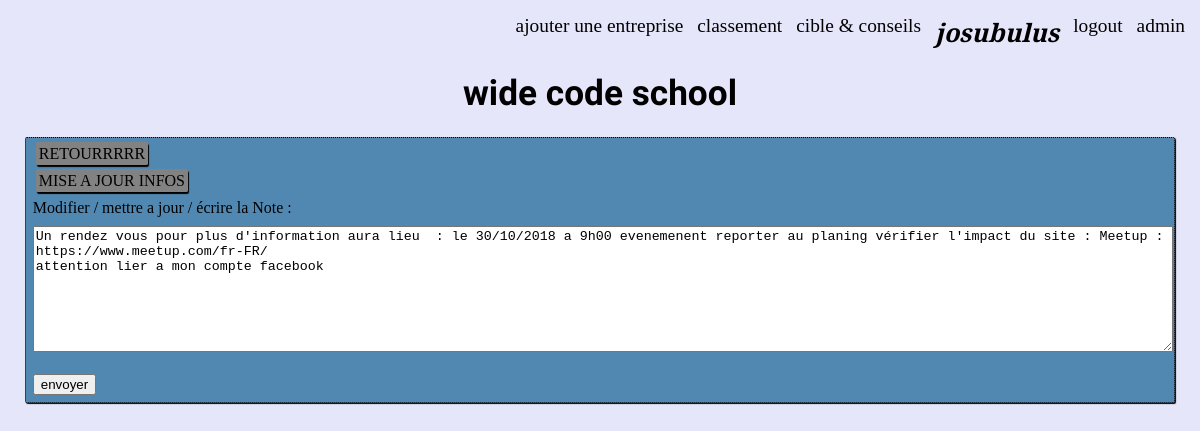
Screenshot of /notes.php?id_entreprise=30&page=note (signed in) with the database file from the repository.
### tables this page shows
CREATE TABLE `entreprises` (
  `id` int(11) NOT NULL,
  `nom` varchar(256) NOT NULL,
  `tel` varchar(256) NOT NULL,
  `mail` varchar(256) NOT NULL,
  `site` varchar(255) NOT NULL,
  `adresse` varchar(256) NOT NULL,
  `activite` varchar(256) DEFAULT NULL,
  `date_ajout` datetime DEFAULT NULL,
  `statut` int(11) NOT NULL,
  `statut_mail` int(11) NOT NULL,
  `date_mail` datetime DEFAULT NULL,
  `notes` text,
  `interret` int(11) NOT NULL DEFAULT '1',
  `id_membre` int(11) NOT NULL
);

### notes.php (the view, shortened to what this page needs)
<?php session_start();
if (isset($_SESSION['page']) && $_SESSION['page'] == 'login_ok')
{
?>
<!DOCTYPE html>
<html lang="fr" dir="ltr" />
  <head>
    <link rel="stylesheet" href="css/style.css" />
  </head>
  <body>
                  <?php include('include/login_bdd.php'); ?>
    <header>
      <nav>
        <?php include('include/nav.php'); ?>
      </nav>
<?php
if (isset($_GET['id_entreprise']) && !empty($_GET['id_entreprise']))
{
            $id_entreprise=intval($_GET['id_entreprise']);
          $req=$bdd->prepare('SELECT id,nom,tel,mail,site,adresse,activite,DATE_FORMAT(date_ajout,"%d / %m / %Y") date_affich,statut,statut_mail,DATE_FORMAT(date_mail,"%d / %m / %Y") date_email,notes,interret FROM entreprises WHERE id=:id_entreprise');
          $req->execute(array('id_entreprise'=>$id_entreprise));
          $info_entreprise=$req->fetch();
 ?>
      <h1><a href="<?php echo htmlspecialchars($info_entreprise['site']); ?>"><?php echo htmlspecialchars($info_entreprise['nom']); ?></a> </h1>
    </header>
    <section>
                    <?php
if (isset($_GET['suppr']) && $_GET['suppr'] ==1 && $_GET['id_entreprise'] == $info_entreprise['id']) {
              ?>
            <h2>Etes vous sur de vouloir supprimer : <?php echo $info_entreprise['nom'] ?> </h2>
              <a class="bouton_statut" href="notes_post.php?suppr=1&amp;id_entreprise=<?php echo $info_entreprise['id'] ?>">oui</a>
                <a class="bouton_statut" href="notes.php?id_entreprise= <?php echo $_GET['id_entreprise'] ?> ">non</a>
              <?php
            }
else {
                ?><div class="box_entreprises"><?php
                            if (isset($_GET['page']) && $_GET['page'] == 'update') {
                              ?>
                                        <h2>Mise a jours des données de l'entreprise</h2>
                                            <p> <em>Il faut remettre toute les données dans ce formulaire ! </em> </p>
                              <nav>
                                <p> <a class="bouton_statut" href="notes.php?id_entreprise=<?php echo $_GET['id_entreprise'] ?>"> RETOURRRRR </a> </p>
                                <p> <a class="bouton_statut" href="notes.php?id_entreprise=<?php echo $_GET['id_entreprise'] ?>&amp;page=note"> NOTES </a> </p>
                              </nav>
                              <form class="saisie_entreprise" action="notes_post.php" method="POST">
                                    <p><label for="nom">Nom de l'entreprise</label> <br /> <input type="text" value= "<?php echo htmlspecialchars($info_entreprise['nom']); ?>" name="nom" id="nom"   required="required" /></p>
                                    <p><label for="tel">tel de l'entreprise</label> <br /> <input type="text" value= "<?php echo htmlspecialchars($info_entreprise['tel']); ?>" name="tel"id="tel" required="required"/></p>
                                    <p><label for="mail">mail de l'entreprise</label> <br /> <input type="text" name="mail"id="mail"   value="<?php echo htmlspecialchars($info_entreprise['mail']); ?>" required="required"/></p>
                                    <p><label for="mail">site de l'entreprise</label> <br /> <input type="text" name="site"id="site"   value="<?php echo htmlspecialchars($info_entreprise['site']); ?>" required="required"/></p>
                                    <p><label for="activite">activité</label><br /><textarea name="activite" rows="4" cols="40" id="activite" required="required" ><?php echo htmlspecialchars(trim($info_entreprise['activite'])); ?></textarea></p>
                                    <p><label for="adresse">adresse de l'entreprise</label> <br /> <textarea name="adresse" id="adresse" required="required" rows="8" cols="80"><?php echo htmlspecialchars(trim($info_entreprise['adresse'])); ?></textarea></p>
                                    <p> <input type="text" name="id_entreprise" id="hide" value="<?php echo htmlspecialchars($info_entreprise['id']); ?>"> </p>
                                    <p><input type="submit" name="valider" value="envoyer" /> </p>
                              </form>
                              <?php
                            }
                            else {?>
                  <?php
                    if (isset($_GET['page']) && $_GET['page'] == 'note') {
                      ?>
                      <nav>
                        <p> <a class="bouton_statut" href="notes.php?id_entreprise=<?php echo $_GET['id_entreprise'] ?>"> RETOURRRRR </a> </p>
                        <p> <a class="bouton_statut" href="notes.php?id_entreprise=<?php echo $_GET['id_entreprise'] ?>&amp;page=update"> MISE A JOUR INFOS </a> </p>
                      </nav>
                      <form action="notes_post.php" method="post">
                            <p> <label for="notes">Modifier / mettre a jour / écrire la Note : </label> </p>
                            <p> <textarea name="notes" rows="8" cols="80"><?php echo trim($info_entreprise['notes']); ?></textarea> </p>
                            <p> <input type="text" name="id_entreprise" id="hide" value="<?php echo htmlspecialchars($info_entreprise['id']); ?>"> </p>
                            <p> <input type="submit" name="envoyer" value="envoyer" /> </p>
                      </form>
                    <?php }?>
              <?php } ?>
        <?php }  ?>
<?php }  ?>
    </section>
  </body>
</html>
<?php
}
else {
  header('location:inscription.php');
}
?>

### css/style.css (style rules this page uses)
body { background-color: rgb(230,230,250); font-family: 'EB Garamond'; font-size: 1.1em; }
h1 { text-align: center; font-family: 'Hind Siliguri', sans-serif; }
p { font-size: 1.3em; padding: 2px; margin: 5px; }
a { color:black; text-decoration: none; }
.saisie_entreprise table tr td input,textarea { width: 100%; }
label { font-size: 1,5em; }
.bouton_statut { border:1px rgba(0,0,0,0) solid; border-radius: 2px; padding: 2px; margin:auto; margin-left: 3px; background-color: rgb(130,130,130); box-shadow: 1px 2px 1px black; text-decoration: none; color: black; }
.box_entreprises { width: 97%; margin:auto; margin-top: 5px; border:1px black dotted; border-radius: 2px; background-color: rgba(81,136,178,1); box-shadow: 1px 1px 1px black; font-size: 0.7em; }

### rows the page displays
entreprises: nom "wide code school", notes "Un rendez vous pour plus d'information aura lieu : le 30/10/2018 a 9h00 evenemenent reporter au planing vérifier l'impact du site : Meetup : https://www.meetup.com/fr-FR/ attention lier a mon compte facebook"

### other values shown
$_SESSION['pseudo_membre'] "josubulus"
